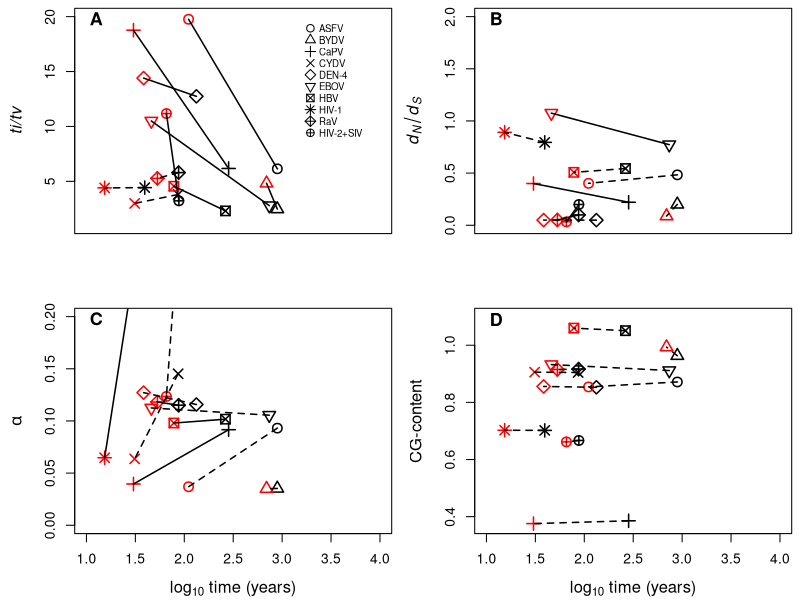

Write the R code that produced this figure.
raw_dat <- read.table('restuls_test.txt', as.is = T)

# Plot titv:

comp_dat <- raw_dat[grep('COMPLETE', raw_dat$V1), c(1, 2, 12, 5, 6, 13, 14, 15, 16)]
comp_dat$V1 <- gsub('COMPLETE', '', comp_dat$V1)
names_data <- gsub('[.]fasta', '', raw_dat$V1[-grep('COMPLETE|boot', raw_dat$V1)])

pruned_dat <- raw_dat[-(grep('boot|COMPLETE', raw_dat$V1)), c(1, 2, 12, 5, 6, 13, 14, 15, 16)]

combine_dat <- merge(x = comp_dat, y = pruned_dat, by.x = 1, by.y = 1)

gccont <- cbind(cg.x = ((combine_dat$V14.x + combine_dat$V15.x) / (combine_dat$V13.x + combine_dat$V16.x)), cg.y = ((combine_dat$V14.y + combine_dat$V15.y) / (combine_dat$V13.y + combine_dat$V16.y)))

combine_dat <- cbind(combine_dat, gccont)

# TITV
pdf('Fig1.pdf', useDingbats = F, paper = 'a4')
par(mfrow = c(2, 2))
par(mar = c(4, 4.5, 0.5, 0.5))
plot(log10(combine_dat$V12.x), combine_dat$V2.x, pch = 1:10, col = 'black', ylim = c(1, 20), xlim = c(1, 4), lwd = 1.5  , ylab = expression(italic('ti/tv')) , xlab = '', xaxt = 'n', cex.lab = 1.2, cex = 1.5)#, xlab = expression(paste(log[10], ' time (years)')))
points(log10(combine_dat$V12.y), combine_dat$V2.y, pch = 1:10, col = 'red', lwd = 1.5, cex = 1.5)
legend(x = 3.2, y = 20, legend = c('ASFV', 'BYDV', 'CaPV', 'CYDV', 'DEN-4', 'EBOV', 'HBV', 'HIV-1', 'RaV', 'HIV-2+SIV' ), bty = 'n', cex = 0.7, pch = 1:10, pt.cex = 1.2)
text(x = 1.1, y = 19.8, labels = expression(bold('A')), cex = 1.3)

#legend(x = 2.8, y = 20, legend = gsub('[.]fasta', '', combine_dat$V1), bty = 'n', cex = 0.7, pch = 1:10)

l_sig_titv <- c(1, 2)[grepl('CYDV|HIV_|rab', combine_dat$V1) + 1]

for(i in 1:nrow(combine_dat)){
lines(x = c(log10(combine_dat$V12.x[i]), log10(combine_dat$V12.y[i])), y = c(combine_dat$V2.x[i], combine_dat$V2.y[i]), lwd = 1.5, lty = l_sig_titv[i])
}

# dnds
plot(log10(combine_dat$V12.x), combine_dat$V5.x, pch = 1:10, col = 'black', ylim = c(0, 2), xlim = c(1, 4), lwd = 1.5, ylab = expression(italic(d[N]/d[S])) , xlab = '', xaxt = 'n', cex.lab = 1.2,cex = 1.5)#, xlab = expression(paste(log[10], ' time (years)')))
points(log10(combine_dat$V12.y), combine_dat$V5.y, pch = 1:10, col = 'red', lwd = 1.5 , cex = 1.5)
text(x = 1.1, y = 1.98, labels = expression(bold('B')), cex = 1.3)

l_sig_dnds <- c(1, 2)[grepl('ASFV|BYDV|CYDV|dv4|HBV|HIV_', combine_dat$V1) + 1]
for(i in 1:nrow(combine_dat)){
lines(x = c(log10(combine_dat$V12.x[i]), log10(combine_dat$V12.y[i])), y = c(combine_dat$V5.x[i], combine_dat$V5.y[i]), lwd = 1.5, lty = l_sig_dnds[i])
}

# alpha
plot(log10(combine_dat$V12.x), combine_dat$V6.x, pch = 1:10, col = 'black', ylim = c(0, 0.2), xlim = c(1, 4), lwd = 1.5, ylab = expression(italic(alpha)), xlab = expression(paste(log[10], ' time (years)')) , cex.lab = 1.2, cex = 1.5)
points(log10(combine_dat$V12.y), combine_dat$V6.y, pch = 1:10, col = 'red', lwd = 1.5, cex = 1.5)
text(x = 1.1, y = 0.198, labels = expression(bold('C')), cex = 1.3)

l_sig_a <- c(1, 2)[grepl('ASFV|BYDV|CYDV|dv4|HIV2|ebov', combine_dat$V1) + 1]
for(i in 1:nrow(combine_dat)){
lines(x = c(log10(combine_dat$V12.x[i]), log10(combine_dat$V12.y[i])), y = c(combine_dat$V6.x[i], combine_dat$V6.y[i]), lwd = 1.5, lty = l_sig_a[i])
}

# GC cont
#l_sig_cg <- c(1, 2)[grepl('ASFV|BYDV|Capox|CYDV|dv4|HIV_|HIV2', combine_dat$V1) + 1]

plot(log10(combine_dat$V12.x), combine_dat$cg.x, pch = 1:10, col =  'black', ylim = c(0.37, 1.1), xlim = c(1, 4), lwd = 1.5, ylab = 'CG-content', xlab = expression(paste(log[10], ' time (years)')), , cex.lab = 1.2, cex = 1.5)
points(log10(combine_dat$V12.y), combine_dat$cg.y, pch = 1:10, col = 'red', lwd = 1.5, cex = 1.5)
text(x = 1.1, y = 1.09, labels = expression(bold('D')), cex = 1.3)


for(i in 1:nrow(combine_dat)){
lines(x = c(log10(combine_dat$V12.x[i]), log10(combine_dat$V12.y[i])), y = c(combine_dat$cg.x[i], combine_dat$cg.y[i]), lwd = 1.5, lty = 2)
}

dev.off()







if(F){
# TITV
par(mfrow = c(2, 1))
plot((combine_dat$V12.x), combine_dat$V2.x, pch = 1:10, col = 'black', ylim = c(1, 25), xlim = c(1, 1000))
points((combine_dat$V12.y), combine_dat$V2.y, pch = 1:10, col = 'red')

for(i in 1:nrow(combine_dat)){
lines(x = c((combine_dat$V12.x[i]), (combine_dat$V12.y[i])), y = c(combine_dat$V2.x[i], combine_dat$V2.y[i]))
}

# dnds
plot((combine_dat$V12.x), combine_dat$V5.x, pch = 1:10, col = 'black', ylim = c(0, 5), xlim = c(1, 1000))
points((combine_dat$V12.y), combine_dat$V5.y, pch = 1:10, col = 'red')

for(i in 1:nrow(combine_dat)){
lines(x = c((combine_dat$V12.x[i]), (combine_dat$V12.y[i])), y = c(combine_dat$V5.x[i], combine_dat$V5.y[i]))
}
}

# Write the complete data
sup_t_2 <- combine_dat[, c(1, 2, 3, 4, 5, 18, 10, 11, 12, 13, 19)]
colnames(sup_t_2) <- c('data_set_name', 'titv_comp', 'root_age_comp', 'dnds_comp', 'alpha_comp', 'cg_comp', 'titv_subsamp', 'root_age_subsamp', 'dnds_subsamp', 'alpha_subsamp', 'cg_subsamp')

sup_t_2$data_set_name <- gsub('[.]fasta', '', sup_t_2$data_set_name)



write.table(sup_t_2, file = 'supp_table_1.txt', row.names = F, sep = '\t')
